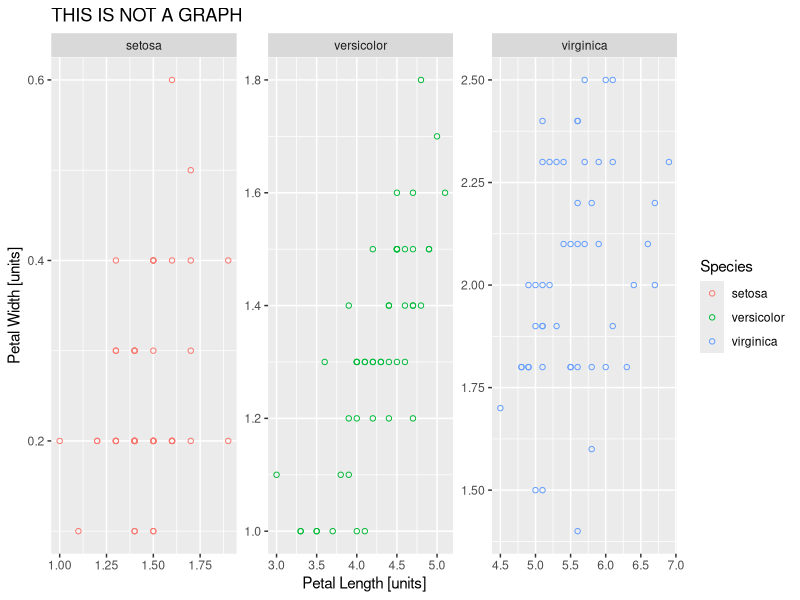

R code for this plot:
## ---- chunk 1
knitr::opts_chunk$set(echo = TRUE)
## ---- chunk 2
#Load packages and iris data set
library(tidyverse)

View(iris)


iris_graph <- ggplot(iris, aes(x = Petal.Length, y = Petal.Width)) +
  geom_point(pch = 1, 
             aes(col = Species))+
  xlab("Petal Length [units]")+
  ylab("Petal Width [units]")+
  ggtitle("THIS IS NOT A GRAPH")+
  facet_wrap(~ Species, scale = "free")
  
  

iris_graph



